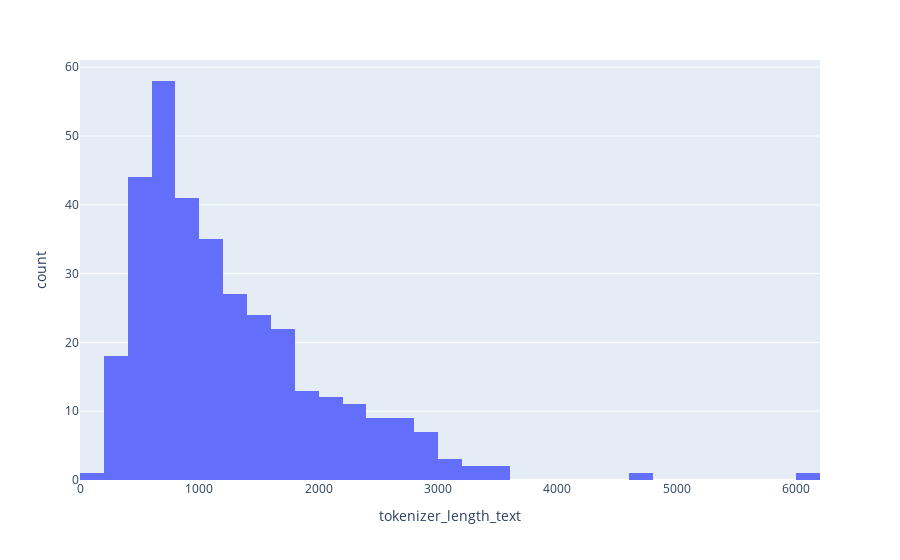

Here is the notebook cell this chart was saved with:
### Code cell
fig = px.histogram(df_train, x="tokenizer_length_text")
fig.show()

### Figure 1 — Plotly figure (JSON) as saved in the notebook; plotly's stock layout.template omitted (floating-point values rounded to 4 significant figures; data arrays with more than 128 entries replaced by an {"elided": "..."} marker saying what was removed)
{"data": [{"alignmentgroup": "True", "bingroup": "x", "hovertemplate": "tokenizer_length_text=%{x}<br>count=%{y}<extra></extra>", "legendgroup": "", "marker": {"color": "#636efa", "pattern": {"shape": ""}}, "name": "", "offsetgroup": "", "orientation": "v", "showlegend": false, "type": "histogram", "x": {"elided": "340 int values"}, "xaxis": "x", "yaxis": "y"}], "layout": {"barmode": "relative", "legend": {"tracegroupgap": 0}, "margin": {"t": 60}, "xaxis": {"anchor": "y", "domain": [0, 1], "title": {"text": "tokenizer_length_text"}}, "yaxis": {"anchor": "x", "domain": [0, 1], "title": {"text": "count"}}}}
